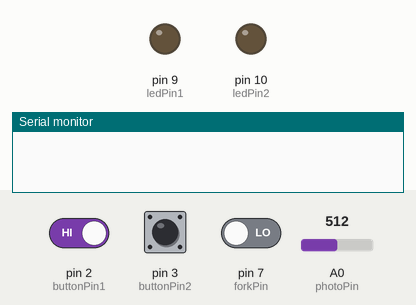
Bench run of a sketch on a simulated Arduino Uno, built with avr-gcc and run on an emulated ATmega328P. Shown: output pins drawn as LEDs (lit = HIGH), the last lines printed to the serial monitor. The test bench sets the inputs (shaded band); at power-on: pin 2 (buttonPin1) HIGH, pin 7 (forkPin) LOW, pin 3 (buttonPin2) HIGH, A0 (photoPin) = 512.

Above: at 1.2 s.
1.3 s: pin 2 (buttonPin1) driven LOW and pin 7 (forkPin) driven HIGH
At 2.1 s:
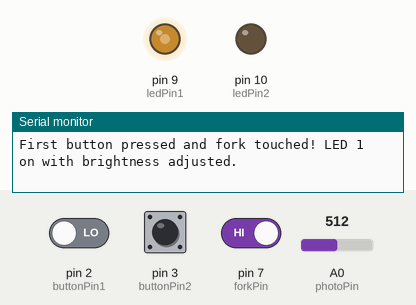
2.8 s: pin 3 (buttonPin2) pulled LOW for 0.15 s
At 2.95 s:
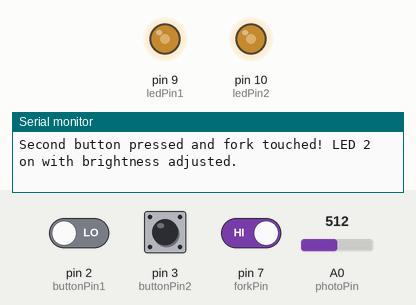
4.5 s: A0 (photoPin) set to 1023
At 5.3 s:
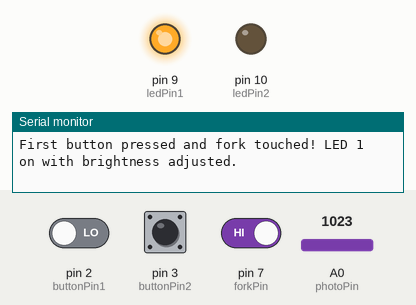
6.1 s: pin 3 (buttonPin2) pulled LOW for 1 s
At 7.0 s:
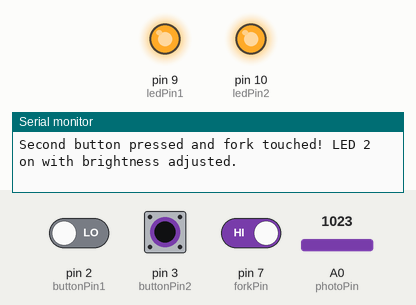
8.7 s: A0 (photoPin) set to 716
At 9.4 s:
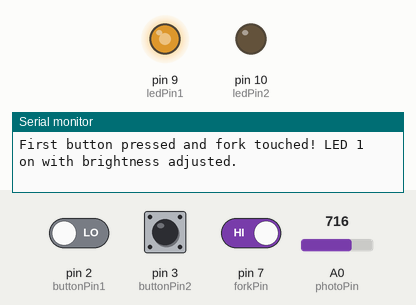
10.2 s: pin 3 (buttonPin2) pulled LOW for 3.2 s
At 11.1 s:
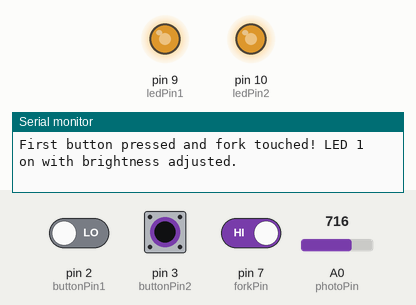
Timing chart, 0 to 15.0 s (numbered marks = the images above; inputs shaded):
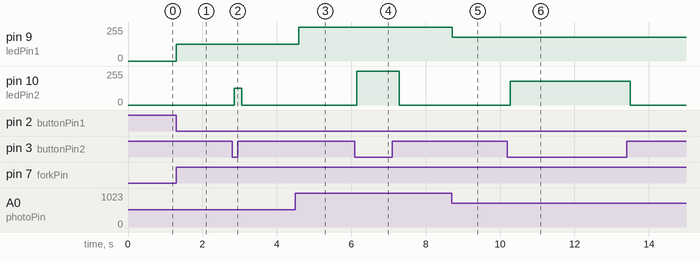

The sketch:

Cogs_City_Day8_origFork.ino
```cpp
// Day 8 Code for Cogsworth City Adventure Kit
// Inventr.io
// Used internal pull-up resistors
//
// Lori Pfahler
// September 2024

const int buttonPin1 = 2;  // the pin where the first button is connected
const int buttonPin2 = 3;  // the pin where the second button is connected
const int ledPin1 = 9;     // the pin where the first LED is connected
const int ledPin2 = 10;     // the pin where the second LED is connected
const int forkPin = 7;     // the pin where the fork is connected
const int photoPin = A0;   // the pin where the photoresistor is connected

int buttonState1 = 0;      // variable for reading the first button status
int buttonState2 = 0;      // variable for reading the second button status
int forkState = 0;         // variable for reading the fork status
int photoValue = 0;        // variable for reading the photoresistor value

void setup() {
  pinMode(buttonPin1, INPUT_PULLUP);  // initialize the first button pin as an input
  pinMode(buttonPin2, INPUT_PULLUP);  // initialize the second button pin as an input
  pinMode(ledPin1, OUTPUT);    // initialize the first LED pin as an output
  pinMode(ledPin2, OUTPUT);    // initialize the second LED pin as an output
  pinMode(forkPin, INPUT);     // initialize the fork pin as an input
  pinMode(photoPin, INPUT);    // initialize the photoresistor pin as an input
  Serial.begin(9600);          // begin serial communication for debugging
}

void loop() {
  buttonState1 = digitalRead(buttonPin1);  // read the state of the first button
  buttonState2 = digitalRead(buttonPin2);  // read the state of the second button
  forkState = digitalRead(forkPin);        // read the state of the fork
  photoValue = analogRead(photoPin);       // read the value from the photoresistor

  if (buttonState1 == LOW && forkState == HIGH) {
    int brightness = map(photoValue, 0, 1023, 0, 255);  // map the photoresistor value to a brightness level
    analogWrite(ledPin1, brightness);  // adjust first LED brightness based on light level
    Serial.println("First button pressed and fork touched! LED 1 on with brightness adjusted.");
  } else {
    digitalWrite(ledPin1, LOW);    // turn first LED off
  }

  if (buttonState2 == LOW && forkState == HIGH) {
    int brightness = map(photoValue, 0, 1023, 0, 255);  // map the photoresistor value to a brightness level
    analogWrite(ledPin2, brightness);  // adjust second LED brightness based on light level
    Serial.println("Second button pressed and fork touched! LED 2 on with brightness adjusted.");
  } else {
    digitalWrite(ledPin2, LOW);    // turn second LED off
  }

  delay(100);  // wait for a short period before repeating the loop
}
```

Measured:
- after the input at 1.3 s, pin 9 (ledPin1): 0/255 → 127/255 at once
- after the input at 2.8 s, pin 10 (ledPin2): 0/255 → 127/255 after 0.06 s, → 0/255 0.19 s later
- after the input at 4.5 s, pin 9 (ledPin1): 127/255 → 255/255 after 0.09 s
- after the input at 6.1 s, pin 10 (ledPin2): 0/255 → 255/255 after 0.05 s, → 0/255 1.1 s later
- after the input at 8.7 s, pin 9 (ledPin1): 255/255 → 178/255 at once
- after the input at 10.2 s, pin 10 (ledPin2): 0/255 → 178/255 after 0.07 s, → 0/255 3.2 s later
